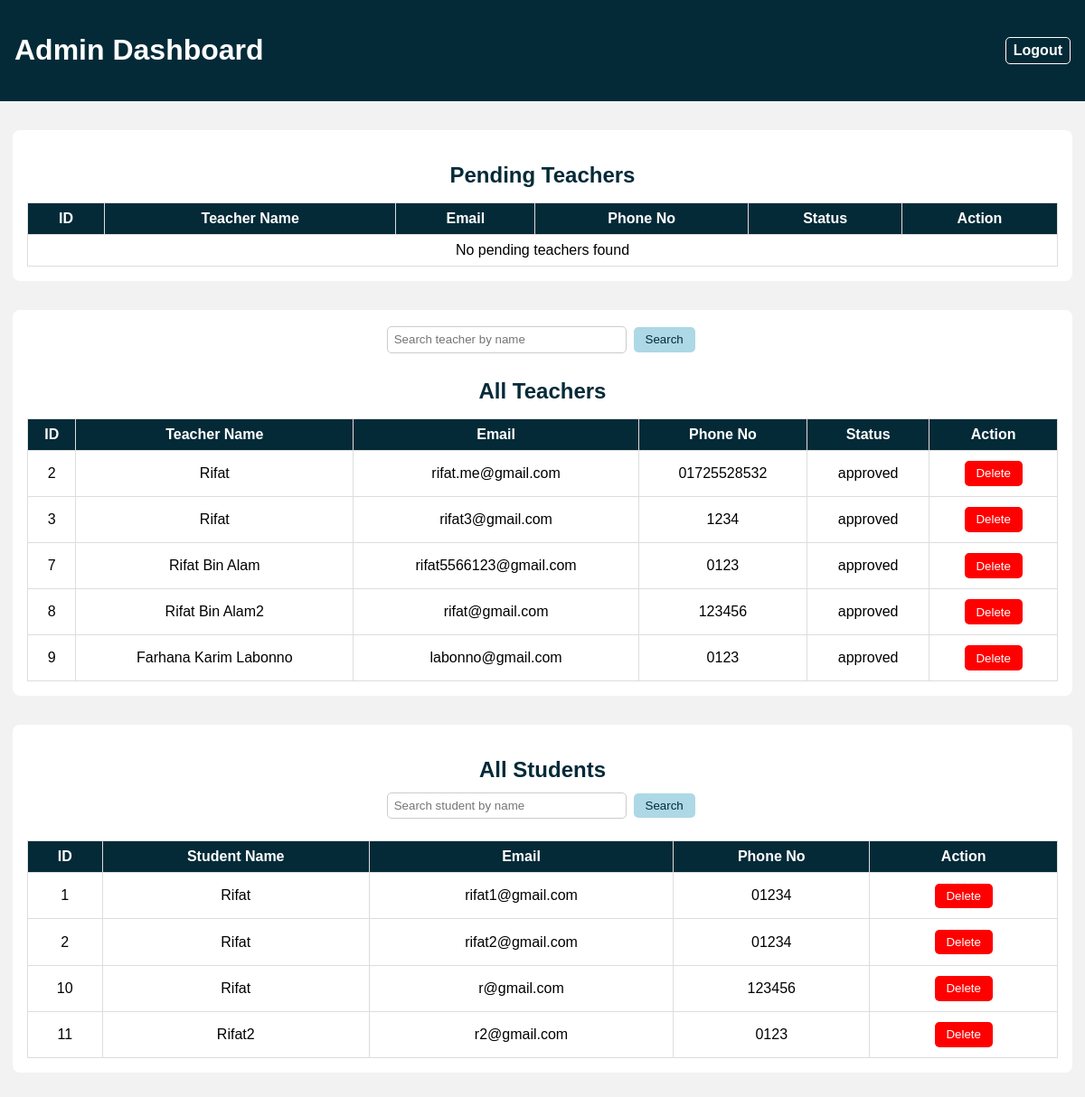
/admin_dashboard.php (signed in), run on the app's committed database.
### tables this page shows
CREATE TABLE `teacher` (
  `teacher_id` int(11) NOT NULL,
  `t_name` varchar(100) NOT NULL,
  `email` varchar(100) NOT NULL,
  `password` varchar(100) NOT NULL,
  `phone_no` varchar(20) DEFAULT NULL,
  `status` enum('pending','approved') DEFAULT 'pending'
);

CREATE TABLE `student` (
  `student_id` int(11) NOT NULL,
  `s_name` varchar(100) NOT NULL,
  `email` varchar(100) NOT NULL,
  `password` varchar(100) NOT NULL,
  `phone_no` varchar(20) DEFAULT NULL
);

### admin_dashboard.php (the view, shortened to what this page needs)
<?php
require_once 'sql.php';
$conn = mysqli_connect($servername, $username, $password, $dbname);
$teacher_search = isset($_GET['teacher_search']) ? mysqli_real_escape_string($conn,$_GET['teacher_search']) : '';
$student_search = isset($_GET['student_search']) ? mysqli_real_escape_string($conn,$_GET['student_search']) : '';
?>
<!DOCTYPE html>
<html>
<head>
</head>
<body>
<div class="header">
    <h1>Admin Dashboard</h1>
    <a href="?logout=true" class="logout">Logout</a>
</div>
<div class="container">
    <h2>Pending Teachers</h2>
    <table>
        <thead>
            <tr>
                <th>ID</th>
                <th>Teacher Name</th>
                <th>Email</th>
                <th>Phone No</th>
                <th>Status</th>
                <th>Action</th>
            </tr>
        </thead>
        <tbody>
            <?php
            $sql = "SELECT * FROM teacher WHERE status='pending'";
            $res = mysqli_query($conn,$sql);
            if($res && mysqli_num_rows($res) > 0){
                while($row = mysqli_fetch_assoc($res)){
                    echo "<tr>";
                    echo "<td>".$row['teacher_id']."</td>";
                    echo "<td>".$row['t_name']."</td>";
                    echo "<td>".$row['email']."</td>";
                    echo "<td>".$row['phone_no']."</td>";
                    echo "<td>".$row['status']."</td>";
                    echo "<td>
                            <a href='approve_teacher.php?id=".$row['teacher_id']."'><button>Approve</button></a>
                            <a href='delete_teacher.php?id=".$row['teacher_id']."'><button class='decline'>Delete</button></a>
                          </td>";
                    echo "</tr>";
                }
            } else {
                echo "<tr><td colspan='6'>No pending teachers found</td></tr>";
            }
            ?>
        </tbody>
    </table>
</div>
<div class="container">
     <form method="GET">
        <input type="text" name="teacher_search" placeholder="Search teacher by name" value="<?php echo htmlspecialchars($teacher_search); ?>">
        <button type="submit">Search</button>
    </form>
    <h2>All Teachers</h2>
    <table>
        <thead>
            <tr>
                <th>ID</th>
                <th>Teacher Name</th>
                <th>Email</th>
                <th>Phone No</th>
                <th>Status</th>
                <th>Action</th>
            </tr>
        </thead>
        <tbody>
            <?php
            $sql = "SELECT * FROM teacher";
            $res = mysqli_query($conn,$sql);
            if($res && mysqli_num_rows($res) > 0){
                while($row = mysqli_fetch_assoc($res)){
                    echo "<tr>";
                    echo "<td>".$row['teacher_id']."</td>";
                    echo "<td>".$row['t_name']."</td>";
                    echo "<td>".$row['email']."</td>";
                    echo "<td>".$row['phone_no']."</td>";
                    echo "<td>".$row['status']."</td>";
                    echo "<td>
                            <a href='delete_teacher.php?id=".$row['teacher_id']."'><button class='decline'>Delete</button></a>
                          </td>";
                    echo "</tr>";
                }
            } else {
                echo "<tr><td colspan='6'>No teachers found</td></tr>";
            }
            ?>
        </tbody>
    </table>
</div>
<div class="container">
    <h2>All Students</h2>
    <form method="GET">
        <input type="text" name="student_search" placeholder="Search student by name" value="<?php echo htmlspecialchars($student_search); ?>">
        <button type="submit">Search</button>
    </form>
    <table>
        <thead>
            <tr>
                <th>ID</th>
                <th>Student Name</th>
                <th>Email</th>
                <th>Phone No</th>
                <th>Action</th>
            </tr>
        </thead>
        <tbody>
            <?php
            $sql = "SELECT * FROM student";
            $res = mysqli_query($conn,$sql);
            if($res && mysqli_num_rows($res) > 0){
                while($row = mysqli_fetch_assoc($res)){
                    echo "<tr>";
                    echo "<td>".$row['student_id']."</td>";
                    echo "<td>".$row['s_name']."</td>";
                    echo "<td>".$row['email']."</td>";
                    echo "<td>".$row['phone_no']."</td>";
                    echo "<td>
                            <a href='delete_student.php?id=".$row['student_id']."'><button class='decline'>Delete</button></a>
                          </td>";
                    echo "</tr>";
                }
            } else {
                echo "<tr><td colspan='5'>No students found</td></tr>";
            }
            ?>
        </tbody>
    </table>
</div>
</body>
</html>

### admin_dashboard.php (style rules this page uses)
body { font-family: Arial, sans-serif; margin:0; padding:0; background:#f2f2f2; }
.header { background:#042A38; color:white; padding:1rem; display:flex; justify-content:space-between; align-items:center; }
.container { width:95%; margin:2rem auto; background:white; padding:1rem; border-radius:8px; }
h2 { text-align:center; color:#042A38; margin-bottom:0.5rem; }
table { width:100%; border-collapse:collapse; margin-top:1rem; }
th, td { border:1px solid #ddd; padding:0.5rem; text-align:center; }
th { background:#042A38; color:white; }
button { padding:0.4rem 0.8rem; background-color:lightblue; color:#042A38; border:none; border-radius:5px; cursor:pointer; margin:0.2rem; }
button.decline { background-color:red; color:white; }
input[type=text] { width:250px; padding:0.4rem; border-radius:5px; border:1px solid #ccc; margin-bottom:0.5rem; }
form { margin-bottom:1rem; text-align:center; }
a.logout { color:white; text-decoration:none; font-weight:bold; border:1px solid white; padding:0.3rem 0.5rem; border-radius:5px; }

### data on the page
teacher: teacher_id "2", t_name "Rifat", email "rifat.me@gmail.com", phone_no "01725528532", status "approved"
teacher: teacher_id "3", t_name "Rifat", email "rifat3@gmail.com", phone_no "1234", status "approved"
teacher: teacher_id "7", t_name "Rifat Bin Alam", email "rifat5566123@gmail.com", phone_no "0123", status "approved"
teacher: teacher_id "8", t_name "Rifat Bin Alam2", email "rifat@gmail.com", phone_no "123456", status "approved"
teacher: teacher_id "9", t_name "Farhana Karim Labonno", email "labonno@gmail.com", phone_no "0123", status "approved"
student: student_id "1", s_name "Rifat", email "rifat1@gmail.com", phone_no "01234"
student: student_id "2", s_name "Rifat", email "rifat2@gmail.com", phone_no "01234"
student: student_id "10", s_name "Rifat", email "r@gmail.com", phone_no "123456"
student: student_id "11", s_name "Rifat2", email "r2@gmail.com", phone_no "0123"
